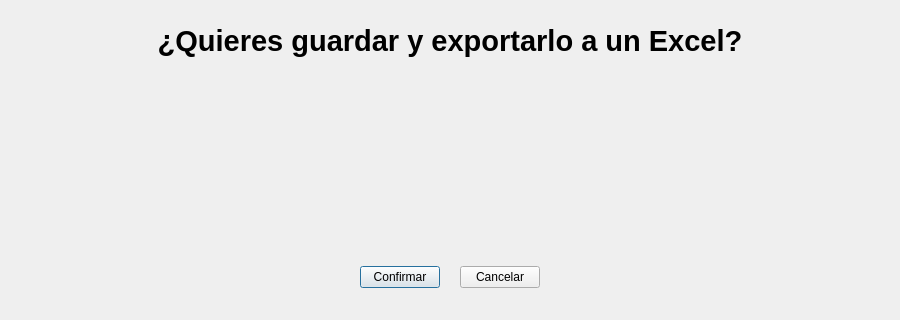
<?xml version="1.0" encoding="UTF-8"?>
<ui version="4.0">
 <class>EmergenteConflicto</class>
 <widget class="QDialog" name="EmergenteConflicto">
  <property name="geometry">
   <rect>
    <x>0</x>
    <y>0</y>
    <width>900</width>
    <height>320</height>
   </rect>
  </property>
  <property name="windowTitle">
   <string>Conflicto</string>
  </property>
  <property name="modal">
   <bool>true</bool>
  </property>
  <layout class="QVBoxLayout" name="root">
   <property name="spacing">
    <number>24</number>
   </property>
   <property name="leftMargin">
    <number>40</number>
   </property>
   <property name="topMargin">
    <number>24</number>
   </property>
   <property name="rightMargin">
    <number>40</number>
   </property>
   <property name="bottomMargin">
    <number>32</number>
   </property>
   <item>
    <widget class="QLabel" name="lblMensaje">
     <property name="font">
      <font>
       <pointsize>22</pointsize>
       <weight>75</weight>
       <bold>true</bold>
      </font>
     </property>
     <property name="text">
      <string>¿Quieres guardar y exportarlo a un Excel?</string>
     </property>
     <property name="alignment">
      <set>Qt::AlignCenter</set>
     </property>
     <property name="wordWrap">
      <bool>true</bool>
     </property>
    </widget>
   </item>
   <item>
    <spacer name="spaceAfterText">
     <property name="orientation">
      <enum>Qt::Vertical</enum>
     </property>
     <property name="sizeHint" stdset="0">
      <size>
       <width>20</width>
       <height>10</height>
      </size>
     </property>
    </spacer>
   </item>
   <item>
    <layout class="QHBoxLayout" name="buttonsRow">
     <property name="spacing">
      <number>20</number>
     </property>
     <item>
      <spacer name="leftPush">
       <property name="orientation">
        <enum>Qt::Horizontal</enum>
       </property>
       <property name="sizeHint" stdset="0">
        <size>
         <width>40</width>
         <height>20</height>
        </size>
       </property>
      </spacer>
     </item>
     <item>
      <widget class="QPushButton" name="btnConfirmar">
       <property name="text">
        <string>Confirmar</string>
       </property>
      </widget>
     </item>
     <item>
      <widget class="QPushButton" name="btnCancelar">
       <property name="text">
        <string>Cancelar</string>
       </property>
      </widget>
     </item>
     <item>
      <spacer name="rightPush">
       <property name="orientation">
        <enum>Qt::Horizontal</enum>
       </property>
       <property name="sizeHint" stdset="0">
        <size>
         <width>40</width>
         <height>20</height>
        </size>
       </property>
      </spacer>
     </item>
    </layout>
   </item>
  </layout>
 </widget>
 <resources/>
 <connections/>
</ui>
